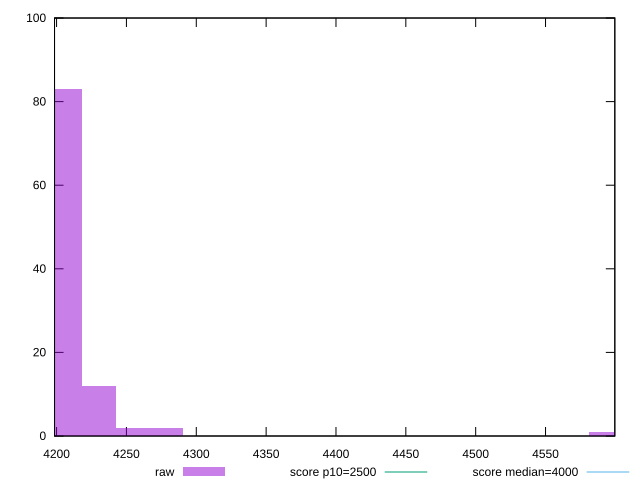

Generate this figure with gnuplot:
reset

$raw <<EOF
4592.935959026549 1
4254.509098887751 2
4206.162404582208 83
4230.33575173498 12
4278.682446040522 2
EOF

set key outside below
set boxwidth 24.173347152771314
set xrange [4198.53675:4599.599]
set yrange [0:100]
set trange [0:100]
set style fill transparent solid 0.5 noborder

set parametric
set terminal svg size 640, 490 enhanced background rgb 'white'
set output "report_00023_2021-02-20T12:14:57.249Z/largest-contentful-paint/samples/pages+cached+noadtech+nomedia+nocss/raw/histogram.svg"

plot $raw title "raw" with boxes, \
     2500,t title "score p10=2500", \
     4000,t title "score median=4000"

reset
